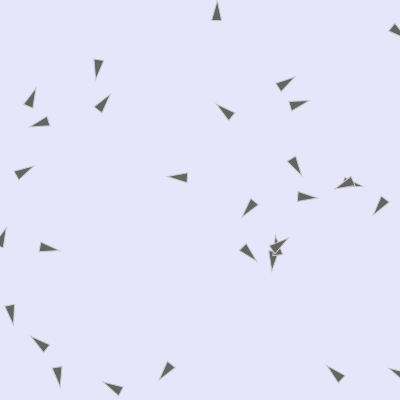
Frame 1 (no input)
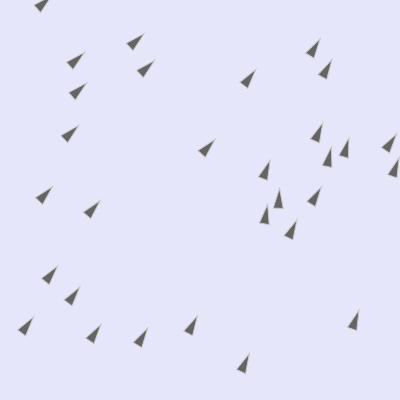
Frame 60 (no input)
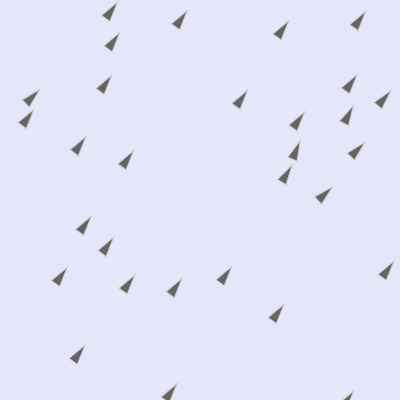
Frame 120 (the mouse pressed at the canvas centre since frame 60)

The p5.js sketch that drew these frames (run headless with seeded random() and noise() and a simulated clock; from frame 60 on, the mouse is pressed at the canvas centre):

// p5.js sketch
// ── sketch.js
let boidarr=[];
let predvar = 0;
function setup() {
  createCanvas(400, 400);
  this.i=0;
  this.mouseposition=createVector(0,0);
  class Boid {
    constructor() {
  this.separation=createVector(0,0);
  this.hawkavoidance=createVector(0,0);
  this.cohesion=createVector(0,0);
  this.steering=createVector(0,0);
  this.finalForce=createVector(0,0);
 this.position=createVector(random(0,400),random(0,400));
//this.position=createVector(200,200);
  this.velocity=createVector(random(-1,1),random(-1,1));
  this.acceleration=createVector(random(-1,1),random(-1,1));
this.maxspeed=1;
    }
  }
  class Predator {
    constructor() {
      this.finalForce=createVector(0,0);
      this.attack=createVector(0,0);
      this.position=createVector(random(0,400),random(0,400));
      this.velocity=createVector(random(-1,1),random(-1,1));
      this.acceleration=createVector(random(-1,1),random(-1,1));
      this.maxspeed=2;
    }
  }
  for (let i=0;i<=29;i++) {
  window["boid"+i]=new Boid();
  boidarr.push(window["boid"+i]);
}
  
  Hawk0=new Predator();
}


function draw() {
  //BOID SECTION//
  background(230,230,250);
  function updateposvelacc(boid) {
    boid.velocity.add(boid.acceleration);
    boid.position.add(boid.velocity);
    if (boid.velocity.mag()>=boid.maxspeed) {
      boid.velocity = boid.velocity.normalize().mult(boid.maxspeed);
    }
    if (boid.acceleration.mag()>=boid.maxspeed) {
      boid.acceleration = boid.acceleration.normalize();
    }
    boid.acceleration=createVector(0,0);
  }
  
  function edges(boid) {
    if (boid.position.x>400) {
      boid.position.x=0;
    }
    if (boid.position.x<0) {
      boid.position.x=400;
    }
    if (boid.position.y<0) {
      boid.position.y=400;
    }
    if (boid.position.y>400) {
      boid.position.y=0;
    }
  }
  
  function separate(boid) {
    let distance=createVector(0,0);
    boidarr.forEach(function(elem) {     distance=dist(boid.position.x,boid.position.y,elem.position.x,elem.position.y);
      if (distance>0&&distance<=20) {
      boid.separation = p5.Vector.sub(boid.position, elem.position);
      boid.separation.normalize();
      boid.separation.div(distance);
      return boid.separation;
      }
    })
  }
  
  function avoidpredator(boid) {
    if(predvar===1) {
    let distance=createVector(0,0);    distance=dist(boid.position.x,boid.position.y,Hawk0.position.x,Hawk0.position.y);
      if (distance>0&&distance<=40) {
      boid.hawkavoidance = p5.Vector.sub(boid.position, Hawk0.position);
      boid.hawkavoidance.normalize();
      boid.hawkavoidance.div(distance).mult(10);
      return boid.hawkavoidance;
      }
    }
  }
  
  function align(boid) {
  let averagevel = createVector(0,0);
  boidarr.forEach(function(elem) {
    averagevel.add(elem.velocity);
  })
  averagevel.div(30);
  averagevel.normalize();
  if (predvar===1) {
  boid.steering=averagevel.sub(boid.velocity).div(8);
  } else if (predvar===0){
  boid.steering=averagevel.sub(boid.velocity).div(5);
  }
  return boid.steering;
}
  function SeekCenterMass(boid) {
  if(this.i===0) {
  let averagex=0;
  let averagey=0;
  boidarr.forEach(function(elem){
    averagex+=elem.position.x;
    averagey+=elem.position.y;
  })
  averagex=averagex/30;
  averagey=averagey/30;
  averagePos=createVector(averagex,averagey);
  boid.cohesion=averagePos.sub(boid.position);
  if (predvar===0){
  boid.cohesion.normalize().div(20);
  } else if (predvar===1) {
  boid.cohesion.normalize().div(20);
  }
  return boid.cohesion;
  }
}
  
  function applyrules(boid) {
    separate(boid); 
    align(boid);
    SeekCenterMass(boid);
    if (predvar===1) {
    avoidpredator(boid);
    }
    boid.finalForce.add(boid.separation);
    boid.finalForce.add(boid.cohesion);
    boid.finalForce.add(boid.steering);
    if (predvar===1) {
    boid.finalForce.add(boid.hawkavoidance);
    }
    boid.acceleration.add(boid.finalForce);
    boid.finalForce=createVector(0,0);
  }
  
  function render(boid) {
    let theta = boid.velocity.heading() + radians(90);
   fill(100);
   stroke(200);
   push();
   translate(boid.position.x, boid.position.y);
   rotate(theta);
   beginShape();
   vertex(0, -5 * 2);
   vertex(-5, 5 * 2);
   vertex(5, 5 * 2);
   endShape(CLOSE);
   pop();
  }
  boidarr.forEach(function(elem){
    updateposvelacc(elem);
    applyrules(elem);
    edges(elem);
    render(elem);
  })
  //END BOID SECTION//
  
  //ENTER PREDATOR SECION//
  function updatepredatorvectors(predator) {
    predator.velocity.add(predator.acceleration);
    predator.position.add(predator.velocity);
    if (predator.velocity.mag()>=predator.maxspeed) {
      predator.velocity = predator.velocity.normalize().mult(predator.maxspeed);
    }
    if (predator.acceleration.mag()>=predator.maxspeed) {
      predator.acceleration = predator.acceleration.normalize();
    }
    predator.acceleration=createVector(0,0);
  }
  
  function renderpredator(predator) {
    let theta = predator.velocity.heading() + radians(90);
   fill(250,80,80);
   stroke(200);
   push();
   translate(predator.position.x, predator.position.y);
   rotate(theta);
   beginShape();
   vertex(0, -5 * 2);
   vertex(-5, 5 * 2);
   vertex(5, 5 * 2);
   endShape(CLOSE);
   pop();
  }
  function predatoredges(predator) {
    if (predator.position.x>400) {
      predator.position.x=0;
    }
    if (predator.position.x<0) {
      predator.position.x=400;
    }
    if (predator.position.y<0) {
      predator.position.y=400;
    }
    if (predator.position.y>400) {
      predator.position.y=0;
    }
  }
  
  function seekprey(predator) {
    let distance=createVector(0,0);
    boidarr.forEach(function(elem) {     distance=dist(predator.position.x,predator.position.y,elem.position.x,elem.position.y);
      if (distance>10&&distance<=50) {
      predator.attack = p5.Vector.sub(elem.position,predator.position);
      predator.attack.normalize();
      predator.attack.div(distance);
      return predator.attack;
      }
    })
  }
  
  function applypredatorrules(predator) {
    seekprey(predator); 
    predator.finalForce.add(predator.attack);
    predator.acceleration.add(predator.finalForce);
    predator.finalForce=createVector(0,0);
  }
  
  if (predvar===1) {
  applypredatorrules(Hawk0);
  updatepredatorvectors(Hawk0);
  renderpredator(Hawk0);
  predatoredges(Hawk0);
  }
}
function mousePressed () {
    this.i=1
    let subthis=createVector(200,200);
    boidarr.forEach(function (elem) {
    elem.cohesion=createVector(mouseX,mouseY);
    elem.cohesion.sub(subthis);
    elem.cohesion.normalize().div(20);
    return elem.cohesion;
    })
  }
function mouseReleased () {
  this.i=0;
}
function touchStarted () {
    this.i=1
    let subthis=createVector(200,200);
    boidarr.forEach(function (elem) {
    elem.cohesion=createVector(mouseX,mouseY);
    elem.cohesion.sub(subthis);
    elem.cohesion.normalize().div(20);
    return elem.cohesion;
    })
  }
function touchEnded() {
  this.i=0;
}

function createPredator() {
  predvar=1;
}
function removePredator() {
  predvar=0;
}

// ── style.css
html, body {
  margin: 0;
  padding: 0;
}
canvas {
  display: block;
}
p {
  margin:10px;
}
